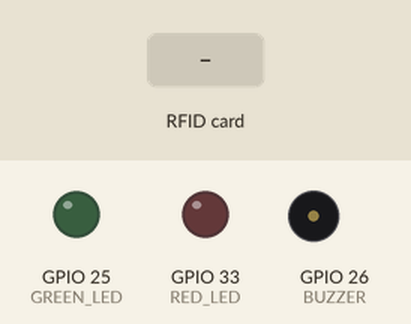
Recording of a sketch running on a simulated ESP32. Parts: output pins drawn as LEDs (lit = HIGH), buzzer (waves = sounding, pin HIGH). Wiring (inferred from the names in the program): 2 × IR receiver: data GPIO 32 / data GPIO 34. Dashed ring = blinking. Inputs (shaded band) come from the test bench. WiFi joins after 1.5 s; servers stay silent unless stated; uploads are accepted with an empty reply; pins used as bus, display or sensor lines are not drawn; what the sketch prints to the serial monitor is not drawn.

Above: at 3.8 s.
3.9 s: RFID card 6A FD EF 06 held to the reader
At 3.98 s:
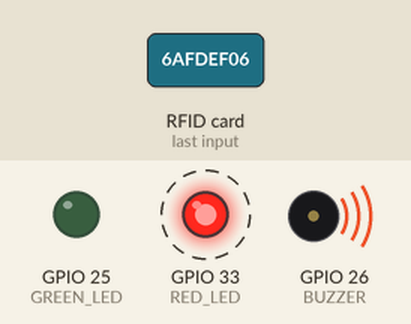
6.9 s: RFID card 61 DA 64 06 held to the reader
At 7.8 s:
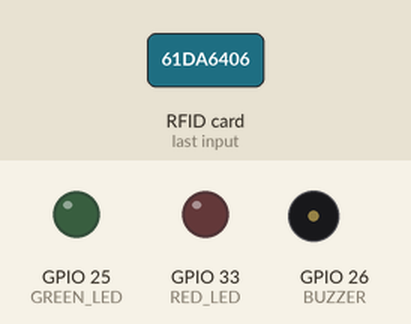
8.4 s: RFID card 6A FD EF 06 held to the reader
At 12.9 s:
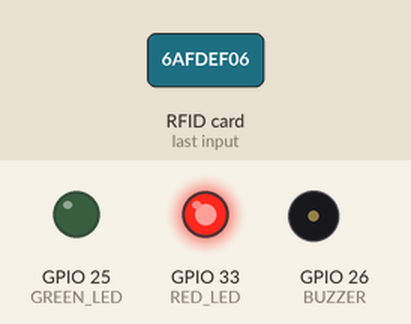
Timing chart, 0 to 15.6 s (numbered marks = the images above; inputs shaded):
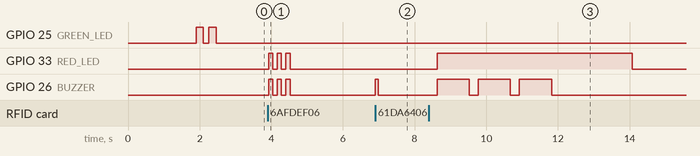

The sketch:

main-logic.ino
```cpp
#include <WiFi.h>
#include <WiFiClientSecure.h>
#include <HTTPClient.h>
#include <SPI.h>
#include <MFRC522.h>

const char* ssid     = "YOUR_WIFI_NAME";
const char* password = "YOU_WIFI_PASSWORD";

const char* addinfoURL    = "URL"; //https://esp-library-management.vercel.app/api/add-info
const char* exitVerifyURL = "URL"; //https://esp-library-management.vercel.app/api/exit-verify
const char* peopleCountURL= "URL"; //https://esp-library-management.vercel.app/api/people-count

#define SS_ENTRY  5
#define SS_EXIT   27
#define RST_PIN   22
#define SPI_SCK   18
#define SPI_MISO  19
#define SPI_MOSI  23
#define BUZZER    26
#define GREEN_LED 25
#define RED_LED   33
#define IR_ENTRY_PIN    32
#define IR_EXIT_PIN     34
#define IR_ACTIVE_STATE LOW
#define PAIR_TIMEOUT_MS   8000
#define IR_DEBOUNCE_MS    700

MFRC522 entryReader(SS_ENTRY, RST_PIN);
MFRC522 exitReader (SS_EXIT,  RST_PIN);

enum EntryState { ENTRY_IDLE, ENTRY_WAIT_BOOK };
EntryState entryState          = ENTRY_IDLE;
String     entryStudentID      = "";
unsigned long entryFirstScanMs = 0;

enum ExitState { EXIT_IDLE, EXIT_WAIT_BOOK };
ExitState  exitState           = EXIT_IDLE;
String     exitStudentID       = "";
unsigned long exitFirstScanMs  = 0;

int           peopleInLibrary      = 0;
int           lastEntryIRState     = HIGH;
int           lastExitIRState      = HIGH;
unsigned long lastEntryIRTriggerMs = 0;
unsigned long lastExitIRTriggerMs  = 0;

unsigned long lastStatusPrintMs    = 0;

void connectWiFi() {
  WiFi.begin(ssid, password);
  Serial.print("Connecting to WiFi");
  while (WiFi.status() != WL_CONNECTED) { delay(500); Serial.print("."); }
  Serial.println("\nConnected! IP: " + WiFi.localIP().toString());
}

void ensureWiFi() {
  if (WiFi.status() == WL_CONNECTED) return;
  Serial.println("WiFi lost — reconnecting...");
  WiFi.begin(ssid, password);
  while (WiFi.status() != WL_CONNECTED) { delay(500); Serial.print("."); }
  Serial.println("\nReconnected!");
}

void initRFIDReaders() {
  pinMode(SS_ENTRY, OUTPUT); digitalWrite(SS_ENTRY, HIGH);
  pinMode(SS_EXIT,  OUTPUT); digitalWrite(SS_EXIT,  HIGH);

  SPI.begin(SPI_SCK, SPI_MISO, SPI_MOSI);
  entryReader.PCD_Init(); delay(50);
  exitReader.PCD_Init();  delay(50);

  byte ev = entryReader.PCD_ReadRegister(MFRC522::VersionReg);
  byte xv = exitReader.PCD_ReadRegister(MFRC522::VersionReg);
  Serial.printf("Entry reader version: 0x%02X\n", ev);
  Serial.printf("Exit  reader version: 0x%02X\n", xv);

  if (ev == 0x00 || ev == 0xFF)
    Serial.println("WARNING: Entry reader not detected — check SS=5, RST=22, SPI wiring, 3.3V");
  if (xv == 0x00 || xv == 0xFF)
    Serial.println("WARNING: Exit reader not detected — check SS=27, RST=22, SPI wiring, 3.3V");
  if (ev != 0x00 && ev != 0xFF && xv != 0x00 && xv != 0xFF)
    Serial.println("Both RFID readers OK");
}

void allOff() {
  digitalWrite(BUZZER,    LOW);
  digitalWrite(GREEN_LED, LOW);
  digitalWrite(RED_LED,   LOW);
}

void signalSuccess() {
  allOff();
  digitalWrite(GREEN_LED, HIGH);
  digitalWrite(BUZZER, HIGH);
  delay(150);
  digitalWrite(BUZZER, LOW);
  delay(150);
  digitalWrite(BUZZER, HIGH);
  delay(150);
  digitalWrite(BUZZER, LOW);
  delay(200);
  digitalWrite(GREEN_LED, LOW);
}

void signalPrompt() {
  digitalWrite(BUZZER, HIGH);
  delay(80);
  digitalWrite(BUZZER, LOW);
}

void signalTheft() {
  allOff();
  digitalWrite(RED_LED, HIGH);
  for (int i = 0; i < 3; i++) {
    digitalWrite(BUZZER, HIGH);
    delay(900);
    digitalWrite(BUZZER, LOW);
    delay(250);
  }
  delay(2000);
  digitalWrite(RED_LED, LOW);
}

void signalWarning() {
  allOff();
  for (int i = 0; i < 3; i++) {
    digitalWrite(RED_LED, HIGH);
    digitalWrite(BUZZER,  HIGH);
    delay(120);
    digitalWrite(RED_LED, LOW);
    digitalWrite(BUZZER,  LOW);
    delay(120);
  }
}

String readUID(MFRC522 &reader) {
  if (!reader.PICC_IsNewCardPresent()) return "";
  if (!reader.PICC_ReadCardSerial())   return "";
  String uid = "";
  for (byte i = 0; i < reader.uid.size; i++) {
    if (reader.uid.uidByte[i] < 0x10) uid += "0";
    uid += String(reader.uid.uidByte[i], HEX);
  }
  uid.toUpperCase();
  reader.PICC_HaltA();
  reader.PCD_StopCrypto1();
  return uid;
}

String getStudent(const String &uid) {
  if (uid == "61DA6406") return "PES2UG24CS001";
  if (uid == "C57E4E06") return "PES2UG24CS002";
  return "";
}

String getBook(const String &uid) {
  if (uid == "6AFDEF06") return "MPCA";
  if (uid == "B95EFF06") return "DSA";
  if (uid == "5BB72472") return "CN";
  if (uid == "8E75D8C4") return "OS";
  if (uid == "5E4E91C4") return "Python";
  if (uid == "5EEC4DC5") return "C";
  return "";
}

void sendIssue(const String &student, const String &book) {
  ensureWiFi();
  WiFiClientSecure client; client.setInsecure();
  HTTPClient http;
  http.begin(client, addinfoURL);
  http.addHeader("Content-Type", "application/json");
  String json = "{\"id\":\"" + student + "\",\"bookName\":\"" + book + "\"}";
  Serial.println("POST addinfo: " + json);
  int code = http.POST(json);
  Serial.println("Response " + String(code) + ": " + http.getString());
  http.end();

  if (code == 200) {
    signalSuccess();
    Serial.println("Entry recorded — GREEN LED + double beep");
  } else {
    signalWarning();
    Serial.println("Entry error (code " + String(code) + ") — RED blink");
  }
}

void sendCheckout(const String &student, const String &book) {
  ensureWiFi();
  WiFiClientSecure client; client.setInsecure();
  HTTPClient http;
  http.begin(client, exitVerifyURL);
  http.addHeader("Content-Type", "application/json");
  String json = "{\"id\":\"" + student + "\",\"bookName\":\"" + book + "\"}";
  Serial.println("POST exit-verify: " + json);
  int code = http.POST(json);
  String resp = http.getString();
  Serial.println("Response " + String(code) + ": " + resp);
  http.end();

  bool verified = (code == 200) &&
                  (resp.indexOf("verified") >= 0 ||
                   resp.indexOf("valid")    >= 0 ||
                   resp.indexOf("issued")   >= 0 ||
                   resp.indexOf("success")  >= 0);

  if (verified) {
    Serial.println("Exit ALLOWED — GREEN LED + single beep");
    signalSuccess();
  } else {
    Serial.println("THEFT DETECTED — RED LED + continuous buzzer");
    signalTheft();
  }
}

void sendPeopleCount() {
  ensureWiFi();
  WiFiClientSecure client; client.setInsecure();
  HTTPClient http;
  http.begin(client, peopleCountURL);
  http.addHeader("Content-Type", "application/json");
  String json = "{\"count\":" + String(peopleInLibrary) + "}";
  Serial.println("POST people-count: " + json);
  int code = http.POST(json);
  Serial.println("People-count response " + String(code) + ": " + http.getString());
  http.end();
}

void handleIR() {
  unsigned long now = millis();
  int es = digitalRead(IR_ENTRY_PIN);
  int xs = digitalRead(IR_EXIT_PIN);

  if (es == IR_ACTIVE_STATE && lastEntryIRState != IR_ACTIVE_STATE &&
      (now - lastEntryIRTriggerMs) > IR_DEBOUNCE_MS) {
    peopleInLibrary++;
    lastEntryIRTriggerMs = now;
    Serial.println("IR: Person entered. Count = " + String(peopleInLibrary));
    sendPeopleCount();
  }
  if (xs == IR_ACTIVE_STATE && lastExitIRState != IR_ACTIVE_STATE &&
      (now - lastExitIRTriggerMs) > IR_DEBOUNCE_MS) {
    if (peopleInLibrary > 0) peopleInLibrary--;
    lastExitIRTriggerMs = now;
    Serial.println("IR: Person exited. Count = " + String(peopleInLibrary));
    sendPeopleCount();
  }
  lastEntryIRState = es;
  lastExitIRState  = xs;
}

void handleEntry() {
  if (entryState == ENTRY_WAIT_BOOK &&
      (millis() - entryFirstScanMs) > PAIR_TIMEOUT_MS) {
    Serial.println("Entry timeout — no book scanned. Reset.");
    signalWarning();
    entryState     = ENTRY_IDLE;
    entryStudentID = "";
  }

  String uid = readUID(entryReader);
  if (uid == "") return;

  Serial.println("\n--- ENTRY SCAN: " + uid + " ---");

  String student = getStudent(uid);
  String book    = getBook(uid);

  switch (entryState) {

    case ENTRY_IDLE:
      if (student != "") {
        entryStudentID   = student;
        entryFirstScanMs = millis();
        entryState       = ENTRY_WAIT_BOOK;
        signalPrompt();
        Serial.println("Student: " + student + " — now scan the BOOK card");
      } else if (book != "") {
        // WRONG ORDER: book scanned before student
        Serial.println("WRONG ORDER: Scan student card FIRST, then book.");
        signalWarning();
        // State stays IDLE — do not record anything
      } else {
        Serial.println("Unknown tag at entry: " + uid);
        signalWarning();
      }
      break;

    case ENTRY_WAIT_BOOK:
      if (book != "") {
        Serial.println("Book: " + book + " — sending issue for " + entryStudentID);
        sendIssue(entryStudentID, book);
        entryStudentID = "";
        entryState     = ENTRY_IDLE;
      } else if (student != "") {
        Serial.println("New student scanned mid-sequence: " + student + " — resetting");
        entryStudentID   = student;
        entryFirstScanMs = millis();
        signalPrompt();
        Serial.println("Now scan the BOOK card for " + student);
      } else {
        Serial.println("Unknown tag at entry: " + uid);
        signalWarning();
      }
      break;
  }

  delay(800);
}

void handleExit() {
  if (exitState == EXIT_WAIT_BOOK &&
      (millis() - exitFirstScanMs) > PAIR_TIMEOUT_MS) {
    Serial.println("Exit timeout — no book scanned. Reset.");
    signalWarning();
    exitState     = EXIT_IDLE;
    exitStudentID = "";
  }

  String uid = readUID(exitReader);
  if (uid == "") return;

  Serial.println("\n--- EXIT SCAN: " + uid + " ---");

  String student = getStudent(uid);
  String book    = getBook(uid);

  switch (exitState) {

    case EXIT_IDLE:
      if (student != "") {
        exitStudentID   = student;
        exitFirstScanMs = millis();
        exitState       = EXIT_WAIT_BOOK;
        signalPrompt();
        Serial.println("Exit student: " + student + " — now scan the BOOK card");
      } else if (book != "") {
        // Book scanned with NO student → treat as attempted theft
        Serial.println("THEFT ATTEMPT: Book scanned at exit with no student ID!");
        signalTheft();
        // State stays IDLE
      } else {
        Serial.println("Unknown tag at exit: " + uid);
        signalWarning();
      }
      break;

    case EXIT_WAIT_BOOK:
      if (book != "") {
        Serial.println("Exit book: " + book + " — verifying for " + exitStudentID);
        sendCheckout(exitStudentID, book);
        exitStudentID = "";
        exitState     = EXIT_IDLE;
      } else if (student != "") {
        // Another student card replaces the first
        Serial.println("New student at exit: " + student + " — resetting");
        exitStudentID   = student;
        exitFirstScanMs = millis();
        signalPrompt();
        Serial.println("Now scan the BOOK card for " + student);
      } else {
        Serial.println("Unknown tag at exit: " + uid);
        signalWarning();
      }
      break;
  }

  delay(800);
}

void setup() {
  Serial.begin(115200);

  pinMode(BUZZER,       OUTPUT); digitalWrite(BUZZER,       LOW);
  pinMode(GREEN_LED,    OUTPUT); digitalWrite(GREEN_LED,    LOW);
  pinMode(RED_LED,      OUTPUT); digitalWrite(RED_LED,      LOW);
  pinMode(IR_ENTRY_PIN, INPUT);
  pinMode(IR_EXIT_PIN,  INPUT);

  connectWiFi();
  initRFIDReaders();

  lastEntryIRState = digitalRead(IR_ENTRY_PIN);
  lastExitIRState  = digitalRead(IR_EXIT_PIN);

  sendPeopleCount();

  for (int i = 0; i < 2; i++) {
    digitalWrite(GREEN_LED, HIGH); delay(200);
    digitalWrite(GREEN_LED, LOW);  delay(150);
  }

  Serial.println("\nReady — scan STUDENT card at ENTRY reader (SS=5)");
  Serial.println("         scan STUDENT card at EXIT  reader (SS=27)");
}

void loop() {
  handleIR();
  handleEntry();
  handleExit();
  if (millis() - lastStatusPrintMs > 4000) {
    lastStatusPrintMs = millis();
    String entryStatus = (entryState == ENTRY_IDLE) ? "IDLE" : "WAITING FOR BOOK (student=" + entryStudentID + ")";
    String exitStatus  = (exitState  == EXIT_IDLE)  ? "IDLE" : "WAITING FOR BOOK (student=" + exitStudentID  + ")";
    Serial.println("[STATUS] Entry: " + entryStatus + " | Exit: " + exitStatus +
                   " | People: " + String(peopleInLibrary));
  }
}
```

Measured:
- after the input at 3.9 s, GPIO 33 (RED_LED), GPIO 26 (BUZZER): alternates HIGH for 0.12 s and LOW for 0.12 s, 6 changes in all, then stays LOW, starting at once
- after the input at 6.9 s, GPIO 26 (BUZZER): LOW → HIGH at once, → LOW 0.08 s later
- after the input at 8.4 s, GPIO 26 (BUZZER): alternates HIGH for 0.90 s and LOW for 0.25 s, 6 changes in all, then stays LOW, starting after 0.23 s
